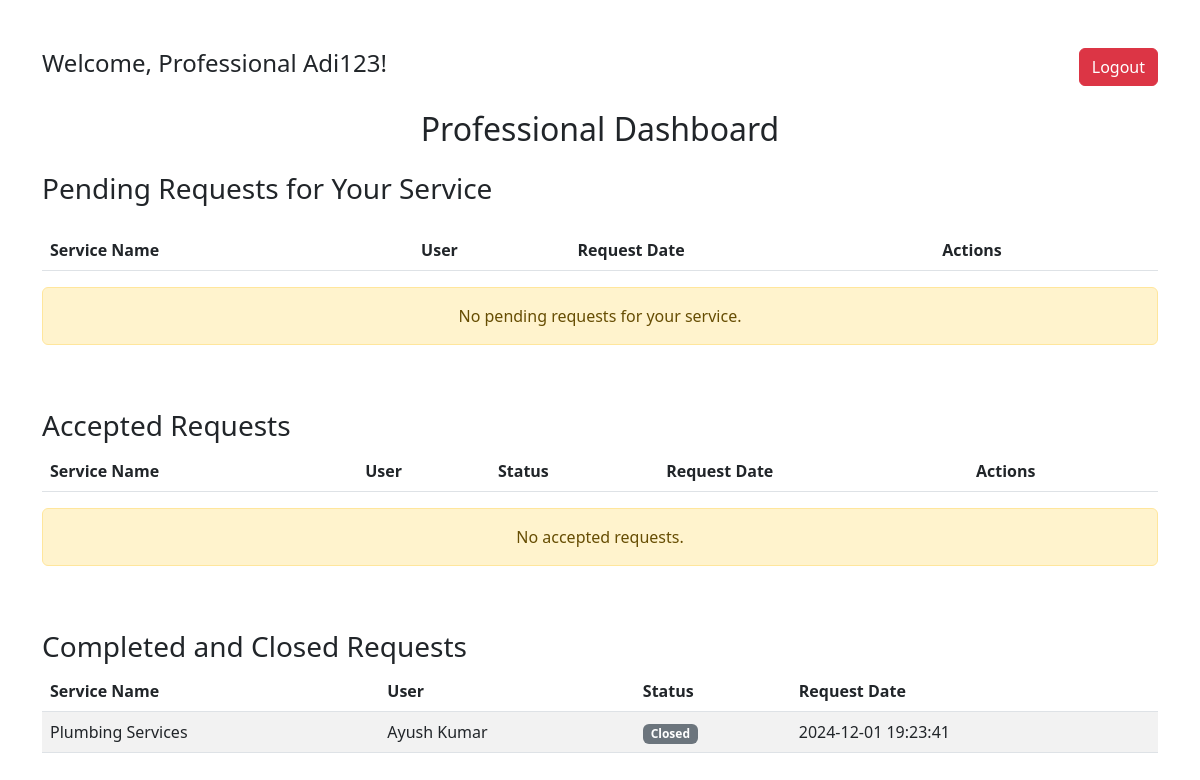
The page /professional/dashboard (signed in) on the database its author committed.
### model.py (models this page shows)
class Professional(db.Model):
    __tablename__ = "professional"
    pid = db.Column(db.Integer, primary_key=True)
    username = db.Column(db.String(80), unique=True, nullable=False)  # Ensure this column exists
    password = db.Column(db.String(200), nullable=False)
    fname = db.Column(db.String(80), nullable=False)
    lname = db.Column(db.String(80), nullable=True)
    service = db.Column(db.String(100), nullable=False)
    qualifications = db.Column(db.String(500), nullable=True)
    blocked = db.Column(db.Boolean, default=False)  # Block status, defaults to False (not blocked)

class ServiceRequest(db.Model):
    __tablename__ = 'service_requests'
    id = db.Column(db.Integer, primary_key=True)
    user_id = db.Column(db.Integer, db.ForeignKey('user.uid'), nullable=False)  # User who made the request
    service_id = db.Column(db.Integer, db.ForeignKey('services.sid'), nullable=False)  # Service being requested
    status = db.Column(db.String(20), default='Pending')  # Status of the request (e.g., Pending, Completed)
    request_date = db.Column(db.DateTime, default=datetime.utcnow)  # Date of request
    user = db.relationship('User', backref=db.backref('requests', lazy=True))
    closed_date = db.Column(db.DateTime, nullable=True)  # New field for closed date
    professional_review = db.Column(db.Text, nullable=True)  # Professional's review
    service = db.relationship('Services', backref=db.backref('requests', lazy=True))
    user_review = db.Column(db.Text, nullable=True)  # Professional's review
    professional_review = db.Column(db.Text, nullable=True)  # Professional's review

class Services(db.Model):
    __tablename__ = "services"
    sid = db.Column(db.Integer, primary_key=True)
    sname = db.Column(db.String, unique=True, nullable=False)
    base_price = db.Column(db.Float, nullable=False)

class User(db.Model):
    __tablename__ = "user"
    uid = db.Column(db.Integer, primary_key=True)
    username = db.Column(db.String, unique=True, nullable=False)
    password = db.Column(db.String, nullable=False)
    fname = db.Column(db.String, nullable=False)
    lname = db.Column(db.String, nullable=True)
    is_blocked = db.Column(db.Boolean, default=False)  # Add this line for block/unblock functionality

### app.py (the view)
@app.route('/professional/dashboard')
def professional_dashboard():
    if session.get('role') != 'professional':
        flash("Unauthorized access.", "danger")
        return redirect('/login')
    professional = Professional.query.filter_by(pid=session['user_id']).first()
    if not professional:
        flash("Professional record not found.", "danger")
        return redirect('/login')
    service_requests = ServiceRequest.query.filter_by(service_id=professional.service).all()
    pending_requests = [req for req in service_requests if req.status == 'Pending']
    accepted_requests = [req for req in service_requests if req.status == 'Accepted']
    completed_requests = [req for req in service_requests if req.status in ['Completed', 'Closed']]
    return render_template(
        'professional_dashboard.html',
        pending_requests=pending_requests,
        accepted_requests=accepted_requests,
        completed_requests=completed_requests,
        professional=professional
    )

### templates/professional_dashboard.html (shortened to what this page needs)
<!DOCTYPE html>
<html lang="en">
<head>
    <link href="https://cdn.jsdelivr.net/npm/bootstrap@5.3.0/dist/css/bootstrap.min.css" rel="stylesheet">
</head>
<body>
    <div class="container mt-5">
        <div class="d-flex justify-content-between align-items-center mb-4">
            <span class="h4">Welcome, Professional {{ session['username'] }}!</span>
            <a href="{{ url_for('logout') }}" class="btn btn-danger">Logout</a>
        </div>
        <h2 class="text-center mb-4">Professional Dashboard</h2>
        <h3 class="mb-4">Pending Requests for Your Service</h3>
        <div class="table-responsive">
            <table class="table table-striped">
                <thead>
                    <tr>
                        <th>Service Name</th>
                        <th>User</th>
                        <th>Request Date</th>
                        <th>Actions</th>
                    </tr>
                </thead>
            </table>
            {% if not pending_requests %}
                <div class="alert alert-warning text-center">No pending requests for your service.</div>
            {% endif %}
        </div>
        <h3 class="mt-5">Accepted Requests</h3>
        <div class="table-responsive">
            <table class="table table-striped">
                <thead>
                    <tr>
                        <th>Service Name</th>
                        <th>User</th>
                        <th>Status</th>
                        <th>Request Date</th>
                        <th>Actions</th>
                    </tr>
                </thead>
            </table>
            {% if not accepted_requests %}
                <div class="alert alert-warning text-center">No accepted requests.</div>
            {% endif %}
        </div>
        <h3 class="mt-5">Completed and Closed Requests</h3>
        <div class="table-responsive">
            <table class="table table-striped">
                <thead>
                    <tr>
                        <th>Service Name</th>
                        <th>User</th>
                        <th>Status</th>
                        <th>Request Date</th>
                    </tr>
                </thead>
                <tbody>
                    {% for completed_request in completed_requests %}
                        <tr>
                            <td>{{ completed_request.service.sname }}</td>
                            <td>{{ completed_request.user.fname }} {{ completed_request.user.lname }}</td>
                            <td>
                                {% if completed_request.status == 'Completed' %}
                                    <span class="badge bg-primary">{{ completed_request.status }}</span>
                                {% elif completed_request.status == 'Closed' %}
                                    <span class="badge bg-secondary">{{ completed_request.status }}</span>
                                {% endif %}
                            </td>
                            <td>{{ completed_request.request_date.strftime('%Y-%m-%d %H:%M:%S') }}</td>
                        </tr>
                    {% endfor %}
                </tbody>
            </table>
        </div>
    </div>
</body>
</html>

### rows shown on the page
Professional: username "Adi123"
ServiceRequest: service.sname "Plumbing Services", user.fname "Ayush", user.lname "Kumar", status "Closed", request_date "2024-12-01 19:23:41"
